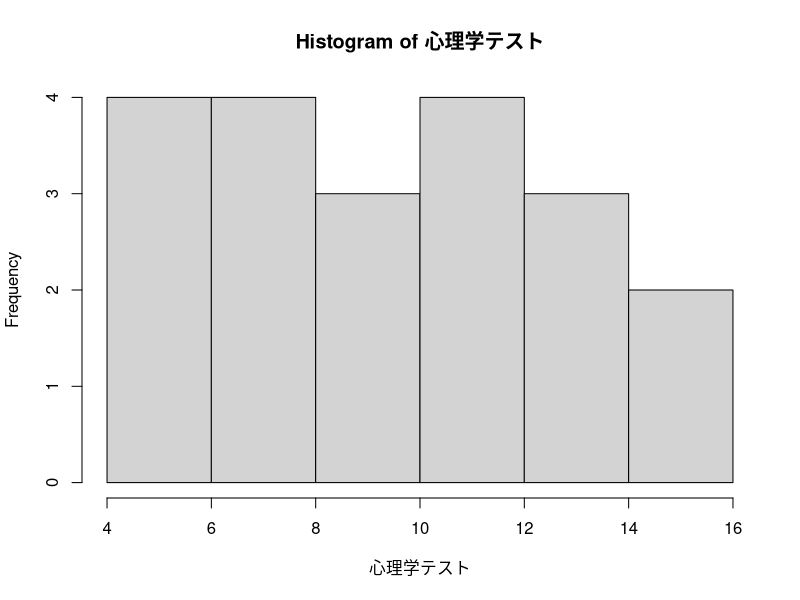
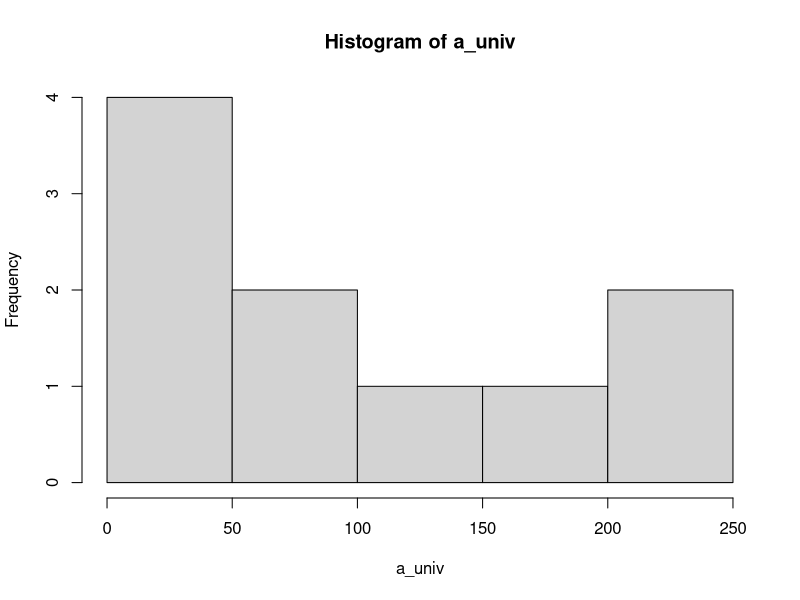
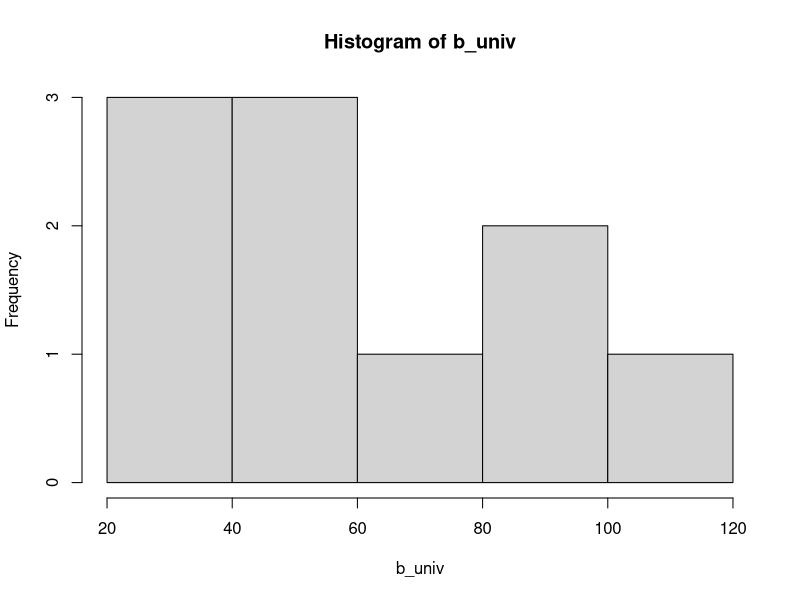

Here is the R script that generated these plots, in order:
Sys.setlocale("LC_ALL", "ja_JP.UTF-8")
# 2.4 データの視覚的表現 -----------------------------------------------------------

指導法 <- c("C", "B", "B", "A", "B", "C", "A", "D", "D", "D",
            "A", "A", "A", "C", "B", "D", "C", "C", "B", "D")

print(指導法)

print(table(指導法))

心理学テスト <- c(13, 14,  7, 12, 10,  6,  8, 15,  4, 14, 
                   9,  6, 10, 12,  5, 12,  8,  8, 12, 15)

hist(心理学テスト)


# 2.5 平均とは ----------------------------------------------------------------

テストa <- c(10, 13, 8, 15, 8)
print(テストa)
sum(テストa)

sum(テストa)/5
sum(テストa)/length(テストa)
mean(テストa)


# 2.6 平均以外の代表値 ------------------------------------------------------------

table(テストa)


# #2.8 分散、標準偏差とは ----------------------------------------------------------

テストa平均 <- mean(テストa)
平均からの偏差 <- テストa - テストa平均
平均からの偏差の二乗 <- 平均からの偏差^2
平均からの偏差の二乗和 <- sum(平均からの偏差の二乗)
データ数 <- length(テストa)
分散 <- 平均からの偏差の二乗和/データ数
print(分散)
標準偏差 <- sqrt(分散)
print(標準偏差)

分散 <- sum((テストa - mean(テストa))^2) / length(テストa)
標準偏差 <- sqrt(分散)

不偏分散 <- var(テストa)
print(不偏分散)

標本分散 <- var(テストa)*(データ数 - 1)/データ数
print(標本分散)

sqrt(標本分散) == sqrt(sd(テストa)^2*(データ数 - 1)/データ数)


# 2.9 分散、標準偏差以外の散布度 -------------------------------------------------------

平均偏差 <- mean(abs(テストa - mean(テストa)))
print(平均偏差)

レンジ <- max(テストa) - min(テストa)             
print(レンジ)


# 2.10 標準化 ----------------------------------------------------------------

心理学平均 <- mean(心理学テスト)
心理学標準偏差 <- sqrt(mean((心理学テスト - 心理学平均)^2))

心理z得点 <- ( 心理学テスト - 心理学平均 ) / 心理学標準偏差
print(心理z得点)

mean(心理z得点)
sqrt(mean((心理z得点 - mean(心理z得点))^2))


# 2.11 偏差値 ----------------------------------------------------------------

心理学偏差値 <-  10 * 心理z得点 + 50
print(心理学偏差値)

mean(心理学偏差値)
sqrt(mean((心理学偏差値 - mean(心理学偏差値))^2))


# 練習問題 --------------------------------------------------------------------

#(1)
a_univ <- c(60, 100, 50, 40, 50, 230, 120, 240, 200, 30)
b_univ <- c(50, 60, 40, 50, 100, 80, 30, 20, 100, 120)

hist(a_univ)
hist(b_univ)

#(2)
a_mean <- mean(a_univ)
print(a_mean)

a_sd <- sqrt(mean((a_univ - mean(a_mean))^2))
print(a_sd)


b_mean <- mean(b_univ)
print(b_mean)

b_sd <- sqrt(mean((b_univ - mean(b_univ))^2))
print(b_sd)

#(3)

a_z_score <- (a_univ-a_mean)/a_sd
b_z_score <- (b_univ-b_mean)/b_sd
print(a_z_score)
print(b_z_score)
